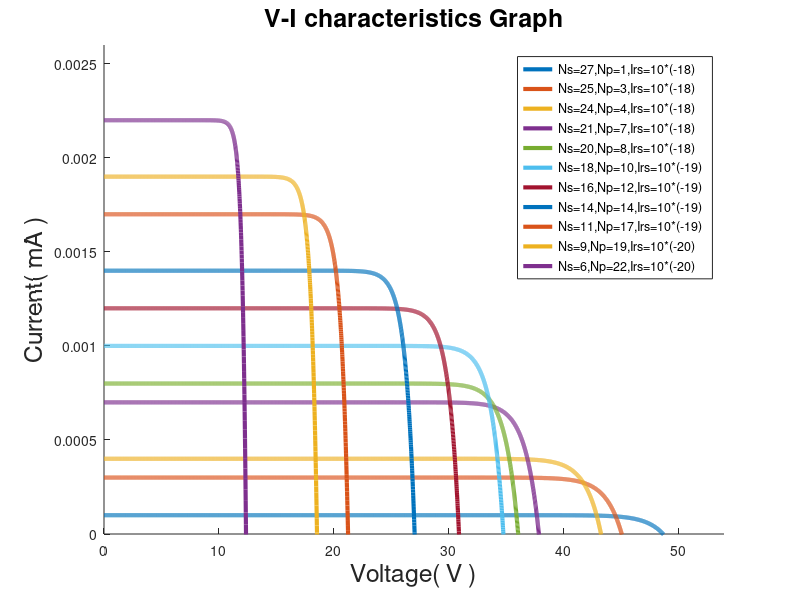
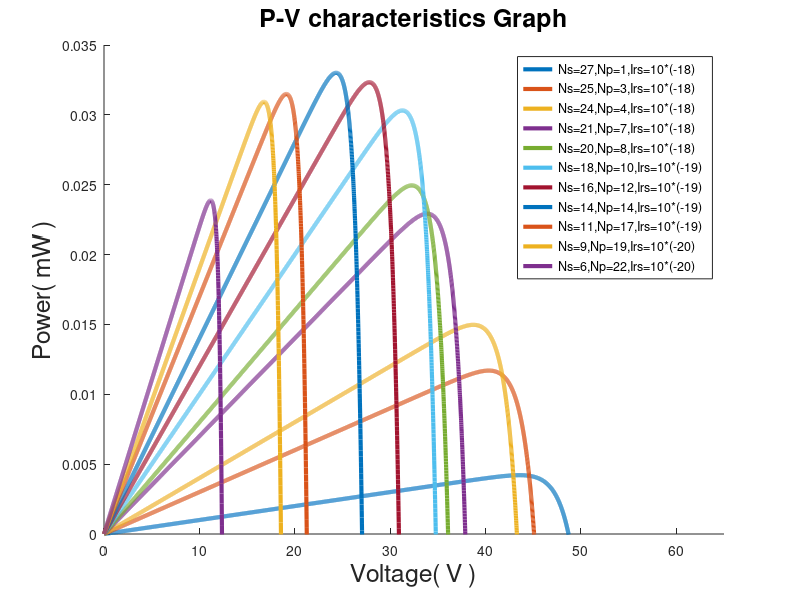

The MATLAB script that drew these images, in order:
close all;
clear all;
clc;
%graphics_toolkit('gnuplot');
T=302;       %Initialize the parameter 
%Tr1=40;
%Tr=298;
%S=[100 80 60 40 20];       % Different value of Solar Radiation
%S=70;
%ki=0.00023;
%Iscr=3.75;
%Irr=0.000021;
k=1.38065*10^(-23);
q=1.6022*10^(-19);
A=2.15;
%Eg0=1.166;
%alpha=0.473;
%beta=636;
%Eg=Eg0-(alpha*T*T)/(T+beta)*q; %Calculation for Eg
Np=[1 3 4 7 8 10 12 14 17 19 22 ];
Ns=[27 25 24 21 20 18 16 14 11 9 6 ];
I =  zeros (1,12);

Iph=10^(-4);
Irs=[10^(-18) 10^(-18) 10^(-18) 10^(-18) 10^(-18) 10^(-19) 10^(-19) 10^(-19) 10^(-19) 10^(-20) 10^(-20) ];
V0=[0:0.01:55];
figure()
%ax = gca;
for i=1:11           % for loop for 5 Iteration
%Iph=(Iscr+ki*(T-Tr))*((S(i))/100);    %calculation for Iph
%Irs=Irr*((T/Tr)^3)*exp(q*Eg/(k*A)*((1/Tr)-(1/T)));     %calculation for Irs
I0 = (Np(i))*Iph-(Np(i))*(Irs(i))*(exp(q/(k*T*A)*V0./(Ns(i)))-1); 
       %calculation for I0
P0 = V0.*I0;                    %calculation for Power P0
figure(1)
title('V-I characteristics Graph','FontSize',18)
%plot(V0,I0,'Linewidth',4)

hold on 
%xq1 = 0:1:50;
%s = spline(V0,I0,xq1);
plot(V0,I0,'Linewidth',3)
axis([0 54 0 0.0026]);
xlabel('Voltage( V )','FontSize',18);
ylabel('Current( mA )','FontSize',18);
legend('Ns=27,Np=1,Irs=10*(-18)', 'Ns=25,Np=3,Irs=10*(-18)', 'Ns=24,Np=4,Irs=10*(-18)', 'Ns=21,Np=7,Irs=10*(-18)', 'Ns=20,Np=8,Irs=10*(-18)', 'Ns=18,Np=10,Irs=10*(-19)', 'Ns=16,Np=12,Irs=10*(-19)', 'Ns=14,Np=14,Irs=10*(-19)', 'Ns=11,Np=17,Irs=10*(-19)', 'Ns=9,Np=19,Irs=10*(-20)', 'Ns=6,Np=22,Irs=10*(-20)' ) 

figure(2)
title('P-V characteristics Graph','FontSize',18)
hold on
plot(V0,P0,'Linewidth',3)
axis([0 65 0 0.035]);
xlabel('Voltage( V )','FontSize',18);
ylabel('Power( mW )','FontSize',18);
legend('Ns=27,Np=1,Irs=10*(-18)', 'Ns=25,Np=3,Irs=10*(-18)', 'Ns=24,Np=4,Irs=10*(-18)', 'Ns=21,Np=7,Irs=10*(-18)', 'Ns=20,Np=8,Irs=10*(-18)', 'Ns=18,Np=10,Irs=10*(-19)', 'Ns=16,Np=12,Irs=10*(-19)', 'Ns=14,Np=14,Irs=10*(-19)', 'Ns=11,Np=17,Irs=10*(-19)', 'Ns=9,Np=19,Irs=10*(-20)', 'Ns=6,Np=22,Irs=10*(-20)') 

end                % plot graph between  voltage and current 
%legend('S=100', 'S=80','S=60','S=40','S=20')                  
%axis([0 55 0 0.005]);
%xlabel(ax=ax,'Voltage(in V)','FontSize',18);
%ylabel(ax=ax,'Current(in A)','FontSize',18);
%hold on;f
 %y=[V0; I0=Np*Iph-Np*Irs*(exp(q/(k*T*A)*V0./Ns)-1)];
 %fid = fopen('VIdata.xls', 'a');
 %fprintf(fid, '\nV0        I0\n');
 %fprintf(fid, '%f    %f\n', y);
 % fclose(fid);
%type VIdata.txt

%figure(2)
%plot(V0,P0,'Linewidth',4)                    % plot graph between  voltage and power
%legend('S=100', 'S=80','S=60','S=40','S=20') 
%axis([0 43 0 450]);
%title('P-V characteristics Graph','FontSize',18)
%xlabel('Voltage(in V)','FontSize',18);
%ylabel('Power(in W)','FontSize',18);
%hold on;
%z=[V0; P0 = V0.*I0];
% fid = fopen('PVdata.xls', 'a');
% fprintf(fid, '\nV0        P0\n');
% fprintf(fid, '%f    %f\n', z);
%  fclose(fid);
 %type PVdata.txt

%figure(3)
%plot(I0,P0)                     % plot graph between  current and current 
%legend('S=100', 'S=80','S=60','S=40','S=20') 
%axis([0 20 0 600]);
%title('P-I characteristics Graph')

%xlabel('Current in amp(I)');
%ylabel('Power in watt(P)');
%hold on;

%x=[P0 = V0.*I0;I0=Np*Iph-Np*Irs*(exp(q/(k*T*A)*V0./Ns)-1)];
% fid = fopen('PIdata.xls', 'a');
% fprintf(fid, '\nP0        I0\n');
% fprintf(fid, '%f    %f\n', x);
%  fclose(fid);
 %type PIdata.txt
